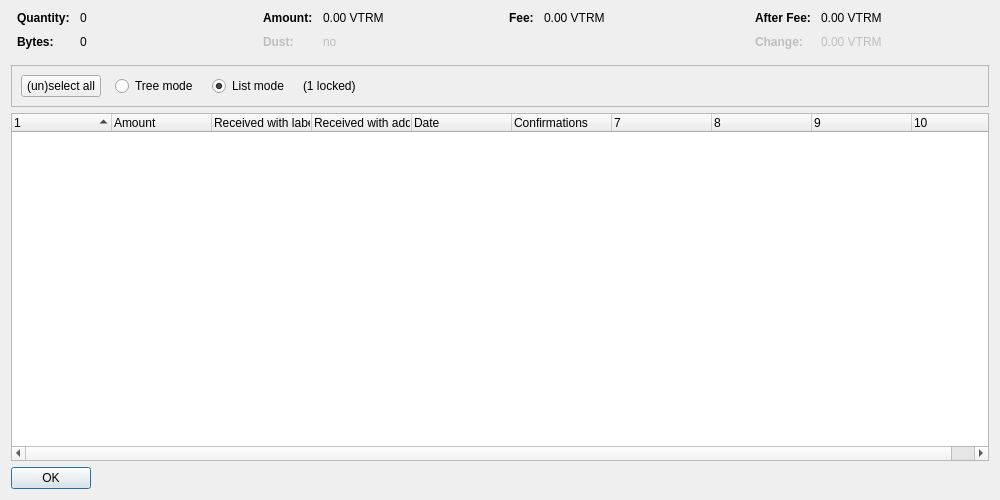
<?xml version="1.0" encoding="UTF-8"?>
<ui version="4.0">
 <class>CoinControlDialog</class>
 <widget class="QDialog" name="CoinControlDialog">
  <property name="geometry">
   <rect>
    <x>0</x>
    <y>0</y>
    <width>1000</width>
    <height>500</height>
   </rect>
  </property>
  <property name="windowTitle">
   <string>Coin Selection</string>
  </property>
  <layout class="QVBoxLayout" name="verticalLayout">
   <item>
    <layout class="QHBoxLayout" name="horizontalLayoutTop" stretch="0,0,0,0">
     <property name="topMargin">
      <number>0</number>
     </property>
     <property name="bottomMargin">
      <number>10</number>
     </property>
     <item>
      <layout class="QFormLayout" name="formLayoutCoinControl1">
       <property name="horizontalSpacing">
        <number>10</number>
       </property>
       <property name="verticalSpacing">
        <number>10</number>
       </property>
       <property name="leftMargin">
        <number>6</number>
       </property>
       <property name="rightMargin">
        <number>6</number>
       </property>
       <item row="0" column="0">
        <widget class="QLabel" name="labelCoinControlQuantityText">
         <property name="font">
          <font>
           <weight>75</weight>
           <bold>true</bold>
          </font>
         </property>
         <property name="text">
          <string>Quantity:</string>
         </property>
        </widget>
       </item>
       <item row="0" column="1">
        <widget class="QLabel" name="labelCoinControlQuantity">
         <property name="cursor">
          <cursorShape>IBeamCursor</cursorShape>
         </property>
         <property name="contextMenuPolicy">
          <enum>Qt::ActionsContextMenu</enum>
         </property>
         <property name="text">
          <string notr="true">0</string>
         </property>
         <property name="textInteractionFlags">
          <set>Qt::LinksAccessibleByMouse|Qt::TextSelectableByKeyboard|Qt::TextSelectableByMouse</set>
         </property>
        </widget>
       </item>
       <item row="1" column="0">
        <widget class="QLabel" name="labelCoinControlBytesText">
         <property name="font">
          <font>
           <weight>75</weight>
           <bold>true</bold>
          </font>
         </property>
         <property name="text">
          <string>Bytes:</string>
         </property>
        </widget>
       </item>
       <item row="1" column="1">
        <widget class="QLabel" name="labelCoinControlBytes">
         <property name="cursor">
          <cursorShape>IBeamCursor</cursorShape>
         </property>
         <property name="contextMenuPolicy">
          <enum>Qt::ActionsContextMenu</enum>
         </property>
         <property name="text">
          <string notr="true">0</string>
         </property>
         <property name="textInteractionFlags">
          <set>Qt::LinksAccessibleByMouse|Qt::TextSelectableByKeyboard|Qt::TextSelectableByMouse</set>
         </property>
        </widget>
       </item>
      </layout>
     </item>
     <item>
      <layout class="QFormLayout" name="formLayoutCoinControl2">
       <property name="horizontalSpacing">
        <number>10</number>
       </property>
       <property name="verticalSpacing">
        <number>10</number>
       </property>
       <property name="leftMargin">
        <number>6</number>
       </property>
       <property name="rightMargin">
        <number>6</number>
       </property>
       <item row="0" column="0">
        <widget class="QLabel" name="labelCoinControlAmountText">
         <property name="font">
          <font>
           <weight>75</weight>
           <bold>true</bold>
          </font>
         </property>
         <property name="text">
          <string>Amount:</string>
         </property>
        </widget>
       </item>
       <item row="0" column="1">
        <widget class="QLabel" name="labelCoinControlAmount">
         <property name="cursor">
          <cursorShape>IBeamCursor</cursorShape>
         </property>
         <property name="contextMenuPolicy">
          <enum>Qt::ActionsContextMenu</enum>
         </property>
         <property name="text">
          <string notr="true">0.00 VTRM</string>
         </property>
         <property name="textInteractionFlags">
          <set>Qt::LinksAccessibleByMouse|Qt::TextSelectableByKeyboard|Qt::TextSelectableByMouse</set>
         </property>
        </widget>
       </item>
       <item row="1" column="0">
        <widget class="QLabel" name="labelCoinControlLowOutputText">
         <property name="enabled">
          <bool>false</bool>
         </property>
         <property name="font">
          <font>
           <weight>75</weight>
           <bold>true</bold>
          </font>
         </property>
         <property name="text">
          <string>Dust:</string>
         </property>
        </widget>
       </item>
       <item row="1" column="1">
        <widget class="QLabel" name="labelCoinControlLowOutput">
         <property name="enabled">
          <bool>false</bool>
         </property>
         <property name="cursor">
          <cursorShape>IBeamCursor</cursorShape>
         </property>
         <property name="contextMenuPolicy">
          <enum>Qt::ActionsContextMenu</enum>
         </property>
         <property name="text">
          <string notr="true">no</string>
         </property>
         <property name="textInteractionFlags">
          <set>Qt::LinksAccessibleByMouse|Qt::TextSelectableByKeyboard|Qt::TextSelectableByMouse</set>
         </property>
        </widget>
       </item>
      </layout>
     </item>
     <item>
      <layout class="QFormLayout" name="formLayoutCoinControl3">
       <property name="horizontalSpacing">
        <number>10</number>
       </property>
       <property name="verticalSpacing">
        <number>10</number>
       </property>
       <property name="leftMargin">
        <number>6</number>
       </property>
       <property name="rightMargin">
        <number>6</number>
       </property>
       <item row="0" column="0">
        <widget class="QLabel" name="labelCoinControlFeeText">
         <property name="font">
          <font>
           <weight>75</weight>
           <bold>true</bold>
          </font>
         </property>
         <property name="text">
          <string>Fee:</string>
         </property>
        </widget>
       </item>
       <item row="0" column="1">
        <widget class="QLabel" name="labelCoinControlFee">
         <property name="cursor">
          <cursorShape>IBeamCursor</cursorShape>
         </property>
         <property name="contextMenuPolicy">
          <enum>Qt::ActionsContextMenu</enum>
         </property>
         <property name="text">
          <string notr="true">0.00 VTRM</string>
         </property>
         <property name="textInteractionFlags">
          <set>Qt::LinksAccessibleByMouse|Qt::TextSelectableByKeyboard|Qt::TextSelectableByMouse</set>
         </property>
        </widget>
       </item>
      </layout>
     </item>
     <item>
      <layout class="QFormLayout" name="formLayoutCoinControl4">
       <property name="horizontalSpacing">
        <number>10</number>
       </property>
       <property name="verticalSpacing">
        <number>10</number>
       </property>
       <property name="leftMargin">
        <number>6</number>
       </property>
       <property name="rightMargin">
        <number>6</number>
       </property>
       <item row="0" column="0">
        <widget class="QLabel" name="labelCoinControlAfterFeeText">
         <property name="font">
          <font>
           <weight>75</weight>
           <bold>true</bold>
          </font>
         </property>
         <property name="text">
          <string>After Fee:</string>
         </property>
        </widget>
       </item>
       <item row="0" column="1">
        <widget class="QLabel" name="labelCoinControlAfterFee">
         <property name="cursor">
          <cursorShape>IBeamCursor</cursorShape>
         </property>
         <property name="contextMenuPolicy">
          <enum>Qt::ActionsContextMenu</enum>
         </property>
         <property name="text">
          <string notr="true">0.00 VTRM</string>
         </property>
         <property name="textInteractionFlags">
          <set>Qt::LinksAccessibleByMouse|Qt::TextSelectableByKeyboard|Qt::TextSelectableByMouse</set>
         </property>
        </widget>
       </item>
       <item row="1" column="0">
        <widget class="QLabel" name="labelCoinControlChangeText">
         <property name="enabled">
          <bool>false</bool>
         </property>
         <property name="font">
          <font>
           <weight>75</weight>
           <bold>true</bold>
          </font>
         </property>
         <property name="text">
          <string>Change:</string>
         </property>
        </widget>
       </item>
       <item row="1" column="1">
        <widget class="QLabel" name="labelCoinControlChange">
         <property name="enabled">
          <bool>false</bool>
         </property>
         <property name="cursor">
          <cursorShape>IBeamCursor</cursorShape>
         </property>
         <property name="contextMenuPolicy">
          <enum>Qt::ActionsContextMenu</enum>
         </property>
         <property name="text">
          <string notr="true">0.00 VTRM</string>
         </property>
         <property name="textInteractionFlags">
          <set>Qt::LinksAccessibleByMouse|Qt::TextSelectableByKeyboard|Qt::TextSelectableByMouse</set>
         </property>
        </widget>
       </item>
      </layout>
     </item>
    </layout>
   </item>
   <item>
    <widget class="QFrame" name="frame">
     <property name="minimumSize">
      <size>
       <width>0</width>
       <height>40</height>
      </size>
     </property>
     <property name="frameShape">
      <enum>QFrame::StyledPanel</enum>
     </property>
     <property name="frameShadow">
      <enum>QFrame::Sunken</enum>
     </property>
     <layout class="QHBoxLayout" name="horizontalLayout">
      <item>
       <layout class="QHBoxLayout" name="horizontalLayoutPanel" stretch="0,0,0,0,0">
        <property name="spacing">
         <number>14</number>
        </property>
        <item>
         <widget class="QPushButton" name="pushButtonSelectAll">
          <property name="sizePolicy">
           <sizepolicy hsizetype="Maximum" vsizetype="Fixed">
            <horstretch>0</horstretch>
            <verstretch>0</verstretch>
           </sizepolicy>
          </property>
          <property name="text">
           <string>(un)select all</string>
          </property>
          <property name="autoDefault">
           <bool>false</bool>
          </property>
         </widget>
        </item>
        <item>
         <widget class="QRadioButton" name="radioTreeMode">
          <property name="sizePolicy">
           <sizepolicy hsizetype="Maximum" vsizetype="Fixed">
            <horstretch>0</horstretch>
            <verstretch>0</verstretch>
           </sizepolicy>
          </property>
          <property name="text">
           <string>Tree mode</string>
          </property>
         </widget>
        </item>
        <item>
         <widget class="QRadioButton" name="radioListMode">
          <property name="sizePolicy">
           <sizepolicy hsizetype="Maximum" vsizetype="Fixed">
            <horstretch>0</horstretch>
            <verstretch>0</verstretch>
           </sizepolicy>
          </property>
          <property name="text">
           <string>List mode</string>
          </property>
          <property name="checked">
           <bool>true</bool>
          </property>
         </widget>
        </item>
        <item>
         <widget class="QLabel" name="labelLocked">
          <property name="text">
           <string notr="true">(1 locked)</string>
          </property>
         </widget>
        </item>
        <item>
         <spacer name="horizontalSpacer">
          <property name="orientation">
           <enum>Qt::Horizontal</enum>
          </property>
          <property name="sizeHint" stdset="0">
           <size>
            <width>40</width>
            <height>20</height>
           </size>
          </property>
         </spacer>
        </item>
       </layout>
      </item>
     </layout>
    </widget>
   </item>
   <item>
    <widget class="CoinControlTreeWidget" name="treeWidget">
     <property name="contextMenuPolicy">
      <enum>Qt::CustomContextMenu</enum>
     </property>
     <property name="sortingEnabled">
      <bool>false</bool>
     </property>
     <property name="columnCount">
      <number>10</number>
     </property>
     <attribute name="headerShowSortIndicator" stdset="0">
      <bool>true</bool>
     </attribute>
     <attribute name="headerStretchLastSection">
      <bool>false</bool>
     </attribute>
     <column>
      <property name="text">
       <string/>
      </property>
     </column>
     <column>
      <property name="text">
       <string>Amount</string>
      </property>
     </column>
     <column>
      <property name="text">
       <string>Received with label</string>
      </property>
     </column>
     <column>
      <property name="text">
       <string>Received with address</string>
      </property>
     </column>
     <column>
      <property name="text">
       <string>Date</string>
      </property>
     </column>
     <column>
      <property name="text">
       <string>Confirmations</string>
      </property>
      <property name="toolTip">
       <string>Confirmed</string>
      </property>
     </column>
     <column>
      <property name="text">
       <string/>
      </property>
     </column>
     <column>
      <property name="text">
       <string/>
      </property>
     </column>
     <column>
      <property name="text">
       <string/>
      </property>
     </column>
     <column>
      <property name="text">
       <string/>
      </property>
     </column>
    </widget>
   </item>
   <item>
    <widget class="QDialogButtonBox" name="buttonBox">
     <property name="sizePolicy">
      <sizepolicy hsizetype="Maximum" vsizetype="Fixed">
       <horstretch>0</horstretch>
       <verstretch>0</verstretch>
      </sizepolicy>
     </property>
     <property name="orientation">
      <enum>Qt::Horizontal</enum>
     </property>
     <property name="standardButtons">
      <set>QDialogButtonBox::Ok</set>
     </property>
    </widget>
   </item>
  </layout>
 </widget>
 <customwidgets>
  <customwidget>
   <class>CoinControlTreeWidget</class>
   <extends>QTreeWidget</extends>
   <header>coincontroltreewidget.h</header>
  </customwidget>
 </customwidgets>
 <resources/>
 <connections/>
</ui>
